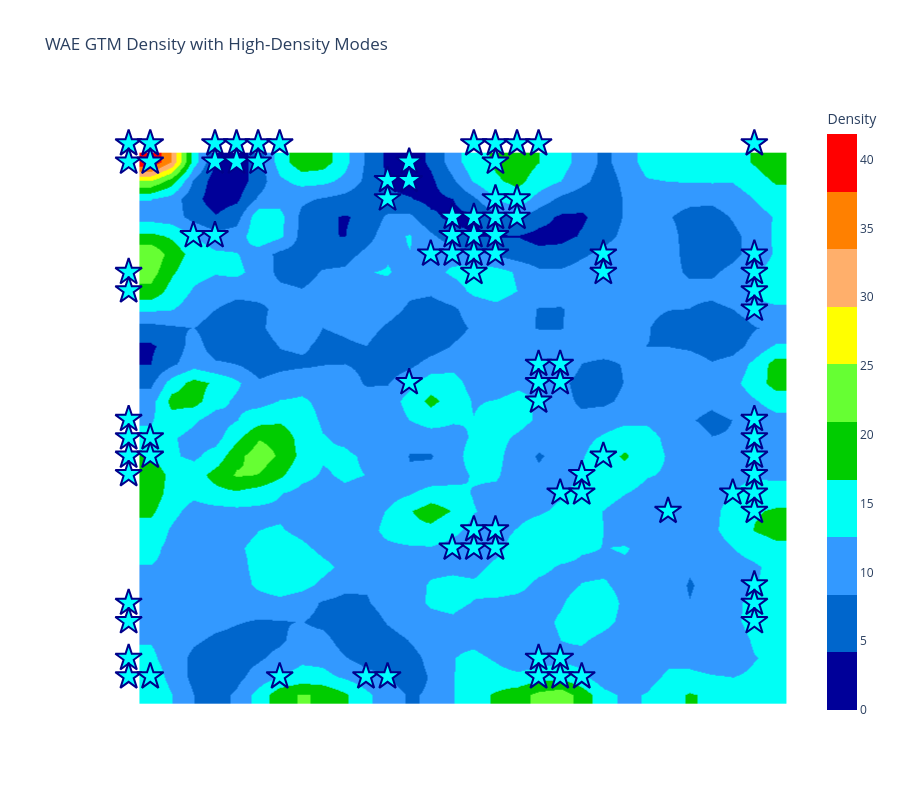

Write notebook code for a chart like this one.
### Code cell
# Visualize modes on density landscape using ChemographyKit

print("Creating enhanced mode visualization with landscape background...")

# Create smooth density landscape as base
fig_modes_wae = plotly_smooth_density_landscape(
    density_table_wae,
    node_threshold=0.01,
    use_smooth=True,
    title="WAE GTM Density with High-Density Modes",
    width=900,
    height=800,
    background_color="white"
)

# Convert mode grid coordinates to continuous GTM coordinates
def grid_to_gtm_coords(modes, k):
    """Convert grid indices to GTM continuous coordinates"""
    gtm_coords = modes.copy().astype(float)
    return gtm_coords

modes_wae_gtm = grid_to_gtm_coords(modes_wae, k_wae)

# Add mode markers to WAE plot
fig_modes_wae.add_trace(
    go.Scatter(
        x=modes_wae_gtm[:, 1],
        y=modes_wae_gtm[:, 0],
        mode='markers',
        marker=dict(
            size=20,
            color='cyan',
            symbol='star',
            line=dict(color='darkblue', width=2)
        ),
        name='High-Density Modes',
        hovertemplate='Mode %{text}<br>x: %{x:.1f}<br>y: %{y:.1f}<extra></extra>',
        text=[f'{i+1}' for i in range(len(modes_wae))]
    )
)

# Save
wae_modes_path = RESULTS_DIR / 'gtm_modes_wae.html'
fig_modes_wae.write_html(str(wae_modes_path))

print(f"Saved mode visualization to: {wae_modes_path}")

# Show
fig_modes_wae.show()

### Figure 1 — Plotly figure (JSON) as saved in the notebook; plotly's stock layout.template omitted (floating-point values rounded to 4 significant figures; data arrays with more than 128 entries replaced by an {"elided": "..."} marker saying what was removed)
{"data": [{"colorbar": {"title": {"text": "Density"}}, "colorscale": [[0, "rgb(0,0,153)"], [0.1, "rgb(0,0,153)"], [0.1, "rgb(0,102,204)"], [0.2, "rgb(0,102,204)"], [0.2, "rgb(51,153,255)"], [0.3, "rgb(51,153,255)"], [0.3, "rgb(0,255,245)"], [0.4, "rgb(0,255,245)"], [0.4, "rgb(0,204,0)"], [0.5, "rgb(0,204,0)"], [0.5, "rgb(102,255,51)"], [0.6, "rgb(102,255,51)"], [0.6, "rgb(255,255,0)"], [0.7, "rgb(255,255,0)"], [0.7, "rgb(255,175,107)"], [0.8, "rgb(255,175,107)"], [0.8, "rgb(255,128,0)"], [0.9, "rgb(255,128,0)"], [0.9, "rgb(255,0,0)"], [1, "rgb(255,0,0)"]], "hoverinfo": "text", "showscale": true, "text": {"elided": "30x30 str values"}, "type": "heatmap", "x": [1, 2, 3, 4, 5, 6, 7, 8, 9, 10, 11, 12, 13, 14, 15, 16, 17, 18, 19, 20, 21, 22, 23, 24, 25, 26, 27, 28, 29, 30], "y": [30, 29, 28, 27, 26, 25, 24, 23, 22, 21, 20, 19, 18, 17, 16, 15, 14, 13, 12, 11, 10, 9, 8, 7, 6, 5, 4, 3, 2, 1], "z": {"elided": "30x30 float values"}, "zmax": 41.87, "zmin": 0, "zsmooth": "best"}, {"colorscale": [[0, "rgba(255,255,255,1)"], [0.0002388, "rgba(255,255,255,1)"], [0.0002398, "rgba(255,255,255,0)"], [1, "rgba(255,255,255,0)"]], "hoverinfo": "none", "showscale": false, "type": "heatmap", "x": [1, 2, 3, 4, 5, 6, 7, 8, 9, 10, 11, 12, 13, 14, 15, 16, 17, 18, 19, 20, 21, 22, 23, 24, 25, 26, 27, 28, 29, 30], "y": [30, 29, 28, 27, 26, 25, 24, 23, 22, 21, 20, 19, 18, 17, 16, 15, 14, 13, 12, 11, 10, 9, 8, 7, 6, 5, 4, 3, 2, 1], "z": {"elided": "30x30 float values"}, "zmax": 1, "zmin": 0, "zsmooth": "best"}, {"colorscale": [[0, "rgba(0,0,0,0)"], [1, "rgba(0,0,0,0)"]], "hoverinfo": "text", "showscale": false, "text": {"elided": "30x30 str values"}, "type": "heatmap", "x": [1, 2, 3, 4, 5, 6, 7, 8, 9, 10, 11, 12, 13, 14, 15, 16, 17, 18, 19, 20, 21, 22, 23, 24, 25, 26, 27, 28, 29, 30], "y": [30, 29, 28, 27, 26, 25, 24, 23, 22, 21, 20, 19, 18, 17, 16, 15, 14, 13, 12, 11, 10, 9, 8, 7, 6, 5, 4, 3, 2, 1], "z": {"elided": "30x30 float values"}, "zmax": 1, "zmin": 0}, {"hovertemplate": "Mode %{text}<br>x: %{x:.1f}<br>y: %{y:.1f}<extra></extra>", "marker": {"color": "cyan", "line": {"color": "darkblue", "width": 2}, "size": 20, "symbol": "star"}, "mode": "markers", "name": "High-Density Modes", "text": ["1", "2", "3", "4", "5", "6", "7", "8", "9", "10", "11", "12", "13", "14", "15", "16", "17", "18", "19", "20", "21", "22", "23", "24", "25", "26", "27", "28", "29", "30", "31", "32", "33", "34", "35", "36", "37", "38", "39", "40", "41", "42", "43", "44", "45", "46", "47", "48", "49", "50", "51", "52", "53", "54", "55", "56", "57", "58", "59", "60", "61", "62", "63", "64", "65", "66", "67", "68", "69", "70", "71", "72", "73", "74", "75", "76", "77", "78", "79", "80", "81", "82", "83", "84", "85", "86", "87", "88", "89", "90"], "type": "scatter", "x": [0.0, 1.0, 4.0, 5.0, 6.0, 7.0, 16.0, 17.0, 18.0, 19.0, 29.0, 0.0, 1.0, 4.0, 5.0, 6.0, 13.0, 17.0, 12.0, 13.0, 12.0, 17.0, 18.0, 15.0, 16.0, 17.0, 18.0, 3.0, 4.0, 15.0, 16.0, 17.0, 14.0, 15.0, 16.0, 17.0, 22.0, 29.0, 0.0, 16.0, 22.0, 29.0, 0.0, 29.0, 29.0, 19.0, 20.0, 13.0, 19.0, 20.0, 19.0, 0.0, 29.0, 0.0, 1.0, 29.0, 0.0, 1.0, 22.0, 29.0, 0.0, 21.0, 29.0, 20.0, 21.0, 28.0, 29.0, 25.0, 29.0, 16.0, 17.0, 15.0, 16.0, 17.0, 29.0, 0.0, 29.0, 0.0, 29.0, 0.0, 19.0, 20.0, 0.0, 1.0, 7.0, 11.0, 12.0, 19.0, 20.0, 21.0], "y": [0.0, 0.0, 0.0, 0.0, 0.0, 0.0, 0.0, 0.0, 0.0, 0.0, 0.0, 1.0, 1.0, 1.0, 1.0, 1.0, 1.0, 1.0, 2.0, 2.0, 3.0, 3.0, 3.0, 4.0, 4.0, 4.0, 4.0, 5.0, 5.0, 5.0, 5.0, 5.0, 6.0, 6.0, 6.0, 6.0, 6.0, 6.0, 7.0, 7.0, 7.0, 7.0, 8.0, 8.0, 9.0, 12.0, 12.0, 13.0, 13.0, 13.0, 14.0, 15.0, 15.0, 16.0, 16.0, 16.0, 17.0, 17.0, 17.0, 17.0, 18.0, 18.0, 18.0, 19.0, 19.0, 19.0, 19.0, 20.0, 20.0, 21.0, 21.0, 22.0, 22.0, 22.0, 24.0, 25.0, 25.0, 26.0, 26.0, 28.0, 28.0, 28.0, 29.0, 29.0, 29.0, 29.0, 29.0, 29.0, 29.0, 29.0]}], "layout": {"height": 800, "paper_bgcolor": "white", "plot_bgcolor": "white", "title": {"text": "WAE GTM Density with High-Density Modes"}, "width": 900, "xaxis": {"visible": false}, "yaxis": {"autorange": "reversed", "visible": false}}}
